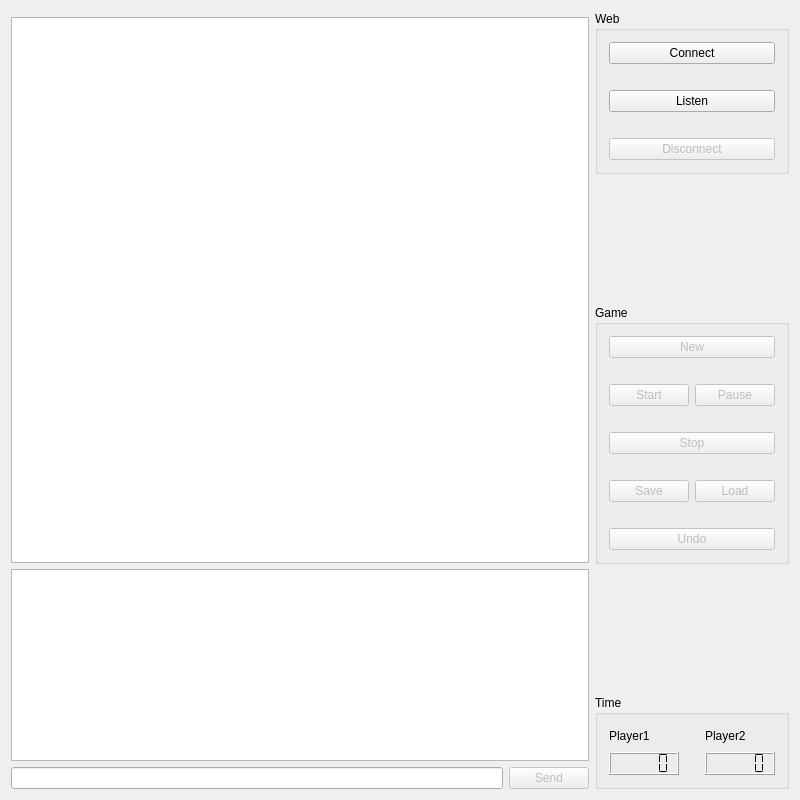
<?xml version="1.0" encoding="UTF-8"?>
<ui version="4.0">
 <class>MainWindow</class>
 <widget class="QMainWindow" name="MainWindow">
  <property name="geometry">
   <rect>
    <x>0</x>
    <y>0</y>
    <width>800</width>
    <height>800</height>
   </rect>
  </property>
  <property name="windowTitle">
   <string>Gomoku</string>
  </property>
  <property name="windowIcon">
   <iconset resource="res.qrc">
    <normaloff>:/res/gomoku.png</normaloff>:/res/gomoku.png</iconset>
  </property>
  <widget class="QWidget" name="centralWidget">
   <layout class="QGridLayout" name="gridLayout_2">
    <item row="0" column="2" rowspan="2">
     <layout class="QVBoxLayout" name="verticalLayout_3">
      <item>
       <widget class="QGroupBox" name="webBox">
        <property name="title">
         <string>Web</string>
        </property>
        <layout class="QVBoxLayout" name="verticalLayout">
         <item>
          <widget class="QPushButton" name="connectButton">
           <property name="text">
            <string>Connect</string>
           </property>
          </widget>
         </item>
         <item>
          <spacer name="verticalSpacer_9">
           <property name="orientation">
            <enum>Qt::Vertical</enum>
           </property>
           <property name="sizeType">
            <enum>QSizePolicy::Preferred</enum>
           </property>
           <property name="sizeHint" stdset="0">
            <size>
             <width>20</width>
             <height>20</height>
            </size>
           </property>
          </spacer>
         </item>
         <item>
          <widget class="QPushButton" name="listenButton">
           <property name="enabled">
            <bool>true</bool>
           </property>
           <property name="text">
            <string>Listen</string>
           </property>
          </widget>
         </item>
         <item>
          <spacer name="verticalSpacer_2">
           <property name="orientation">
            <enum>Qt::Vertical</enum>
           </property>
           <property name="sizeType">
            <enum>QSizePolicy::Preferred</enum>
           </property>
           <property name="sizeHint" stdset="0">
            <size>
             <width>20</width>
             <height>20</height>
            </size>
           </property>
          </spacer>
         </item>
         <item>
          <widget class="QPushButton" name="disconnectButton">
           <property name="enabled">
            <bool>false</bool>
           </property>
           <property name="text">
            <string>Disconnect</string>
           </property>
          </widget>
         </item>
        </layout>
       </widget>
      </item>
      <item>
       <spacer name="verticalSpacer_10">
        <property name="orientation">
         <enum>Qt::Vertical</enum>
        </property>
        <property name="sizeType">
         <enum>QSizePolicy::Expanding</enum>
        </property>
        <property name="sizeHint" stdset="0">
         <size>
          <width>20</width>
          <height>40</height>
         </size>
        </property>
       </spacer>
      </item>
      <item>
       <widget class="QGroupBox" name="gameBox">
        <property name="title">
         <string>Game</string>
        </property>
        <layout class="QVBoxLayout" name="verticalLayout_2">
         <item>
          <widget class="QPushButton" name="newButton">
           <property name="enabled">
            <bool>false</bool>
           </property>
           <property name="text">
            <string>New</string>
           </property>
          </widget>
         </item>
         <item>
          <spacer name="verticalSpacer_4">
           <property name="orientation">
            <enum>Qt::Vertical</enum>
           </property>
           <property name="sizeType">
            <enum>QSizePolicy::Preferred</enum>
           </property>
           <property name="sizeHint" stdset="0">
            <size>
             <width>20</width>
             <height>20</height>
            </size>
           </property>
          </spacer>
         </item>
         <item>
          <layout class="QHBoxLayout" name="horizontalLayout">
           <item>
            <widget class="QPushButton" name="startButton">
             <property name="enabled">
              <bool>false</bool>
             </property>
             <property name="text">
              <string>Start</string>
             </property>
            </widget>
           </item>
           <item>
            <widget class="QPushButton" name="pauseButton">
             <property name="enabled">
              <bool>false</bool>
             </property>
             <property name="text">
              <string>Pause</string>
             </property>
            </widget>
           </item>
          </layout>
         </item>
         <item>
          <spacer name="verticalSpacer_6">
           <property name="orientation">
            <enum>Qt::Vertical</enum>
           </property>
           <property name="sizeType">
            <enum>QSizePolicy::Preferred</enum>
           </property>
           <property name="sizeHint" stdset="0">
            <size>
             <width>20</width>
             <height>20</height>
            </size>
           </property>
          </spacer>
         </item>
         <item>
          <widget class="QPushButton" name="stopButton">
           <property name="enabled">
            <bool>false</bool>
           </property>
           <property name="text">
            <string>Stop</string>
           </property>
          </widget>
         </item>
         <item>
          <spacer name="verticalSpacer_5">
           <property name="orientation">
            <enum>Qt::Vertical</enum>
           </property>
           <property name="sizeType">
            <enum>QSizePolicy::Preferred</enum>
           </property>
           <property name="sizeHint" stdset="0">
            <size>
             <width>20</width>
             <height>20</height>
            </size>
           </property>
          </spacer>
         </item>
         <item>
          <layout class="QHBoxLayout" name="horizontalLayout_2">
           <item>
            <widget class="QPushButton" name="saveButton">
             <property name="enabled">
              <bool>false</bool>
             </property>
             <property name="text">
              <string>Save</string>
             </property>
            </widget>
           </item>
           <item>
            <widget class="QPushButton" name="loadButton">
             <property name="enabled">
              <bool>false</bool>
             </property>
             <property name="text">
              <string>Load</string>
             </property>
            </widget>
           </item>
          </layout>
         </item>
         <item>
          <spacer name="verticalSpacer_7">
           <property name="orientation">
            <enum>Qt::Vertical</enum>
           </property>
           <property name="sizeType">
            <enum>QSizePolicy::Preferred</enum>
           </property>
           <property name="sizeHint" stdset="0">
            <size>
             <width>20</width>
             <height>20</height>
            </size>
           </property>
          </spacer>
         </item>
         <item>
          <widget class="QPushButton" name="undoButton">
           <property name="enabled">
            <bool>false</bool>
           </property>
           <property name="text">
            <string>Undo</string>
           </property>
          </widget>
         </item>
        </layout>
       </widget>
      </item>
      <item>
       <spacer name="verticalSpacer">
        <property name="orientation">
         <enum>Qt::Vertical</enum>
        </property>
        <property name="sizeType">
         <enum>QSizePolicy::Expanding</enum>
        </property>
        <property name="sizeHint" stdset="0">
         <size>
          <width>20</width>
          <height>40</height>
         </size>
        </property>
       </spacer>
      </item>
      <item>
       <widget class="QGroupBox" name="timeBox">
        <property name="title">
         <string>Time</string>
        </property>
        <layout class="QGridLayout" name="gridLayout">
         <item row="1" column="0">
          <widget class="QLCDNumber" name="player1Time">
           <property name="sizePolicy">
            <sizepolicy hsizetype="Minimum" vsizetype="Minimum">
             <horstretch>0</horstretch>
             <verstretch>0</verstretch>
            </sizepolicy>
           </property>
           <property name="segmentStyle">
            <enum>QLCDNumber::Flat</enum>
           </property>
          </widget>
         </item>
         <item row="1" column="2">
          <widget class="QLCDNumber" name="player2Time">
           <property name="sizePolicy">
            <sizepolicy hsizetype="Minimum" vsizetype="Minimum">
             <horstretch>0</horstretch>
             <verstretch>0</verstretch>
            </sizepolicy>
           </property>
           <property name="segmentStyle">
            <enum>QLCDNumber::Flat</enum>
           </property>
          </widget>
         </item>
         <item row="0" column="0">
          <widget class="QLabel" name="label">
           <property name="sizePolicy">
            <sizepolicy hsizetype="Minimum" vsizetype="Preferred">
             <horstretch>0</horstretch>
             <verstretch>0</verstretch>
            </sizepolicy>
           </property>
           <property name="text">
            <string>Player1</string>
           </property>
          </widget>
         </item>
         <item row="0" column="1">
          <spacer name="horizontalSpacer">
           <property name="orientation">
            <enum>Qt::Horizontal</enum>
           </property>
           <property name="sizeType">
            <enum>QSizePolicy::Preferred</enum>
           </property>
           <property name="sizeHint" stdset="0">
            <size>
             <width>20</width>
             <height>20</height>
            </size>
           </property>
          </spacer>
         </item>
         <item row="1" column="1">
          <spacer name="horizontalSpacer_2">
           <property name="orientation">
            <enum>Qt::Horizontal</enum>
           </property>
           <property name="sizeType">
            <enum>QSizePolicy::Preferred</enum>
           </property>
           <property name="sizeHint" stdset="0">
            <size>
             <width>20</width>
             <height>20</height>
            </size>
           </property>
          </spacer>
         </item>
         <item row="0" column="2">
          <widget class="QLabel" name="label_2">
           <property name="sizePolicy">
            <sizepolicy hsizetype="Minimum" vsizetype="Preferred">
             <horstretch>0</horstretch>
             <verstretch>0</verstretch>
            </sizepolicy>
           </property>
           <property name="text">
            <string>Player2</string>
           </property>
          </widget>
         </item>
        </layout>
       </widget>
      </item>
     </layout>
    </item>
    <item row="1" column="1">
     <layout class="QVBoxLayout" name="verticalLayout_4">
      <item>
       <widget class="GameView" name="gameView"/>
      </item>
      <item>
       <widget class="QTextEdit" name="chatBrowser">
        <property name="sizePolicy">
         <sizepolicy hsizetype="Expanding" vsizetype="Preferred">
          <horstretch>0</horstretch>
          <verstretch>0</verstretch>
         </sizepolicy>
        </property>
        <property name="readOnly">
         <bool>true</bool>
        </property>
       </widget>
      </item>
      <item>
       <layout class="QHBoxLayout" name="horizontalLayout_3">
        <item>
         <widget class="QLineEdit" name="chatEdit"/>
        </item>
        <item>
         <widget class="QPushButton" name="sendButton">
          <property name="enabled">
           <bool>false</bool>
          </property>
          <property name="text">
           <string>Send</string>
          </property>
         </widget>
        </item>
       </layout>
      </item>
     </layout>
    </item>
   </layout>
  </widget>
 </widget>
 <layoutdefault spacing="6" margin="11"/>
 <customwidgets>
  <customwidget>
   <class>GameView</class>
   <extends>QGraphicsView</extends>
   <header>gameview.h</header>
  </customwidget>
 </customwidgets>
 <resources>
  <include location="res.qrc"/>
 </resources>
 <connections>
  <connection>
   <sender>chatEdit</sender>
   <signal>returnPressed()</signal>
   <receiver>sendButton</receiver>
   <slot>click()</slot>
   <hints>
    <hint type="sourcelabel">
     <x>458</x>
     <y>738</y>
    </hint>
    <hint type="destinationlabel">
     <x>705</x>
     <y>743</y>
    </hint>
   </hints>
  </connection>
 </connections>
 <slots>
  <slot>loadGame(QString)</slot>
 </slots>
</ui>
